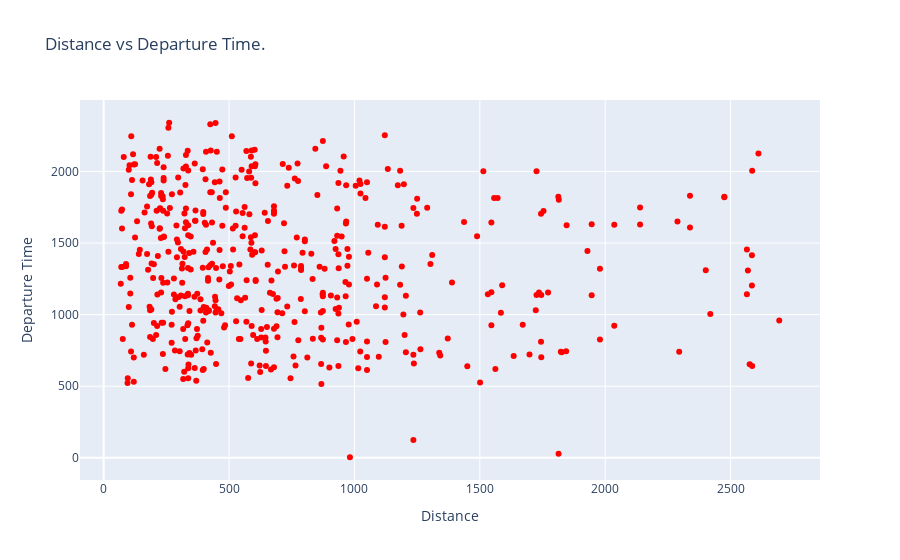

The code cell stored with this chart in its notebook:
### Markdown cell above
Let us use a scatter plot to represent departure time changes with respect to airport distance

This plot should contain the following

* Title as **Distance vs Departure Time**.
* x-axis label should be **Distance**
* y-axis label should be **DeptTime**
* **Distance** column data from the flight delay dataset should be considered in x-axis
* **DepTime** column data from the flight delay dataset should be considered in y-axis
* Scatter plot markers should be of red color

### Code cell
## Write your code here
fig = go.Figure()
fig.add_trace(go.Scatter(x=data['Distance'], y=data['DepTime'], mode='markers', marker=dict(color='red')))
## Here we update these values under function attributes such as title,xaxis_title and yaxis_title
fig.update_layout(title='Distance vs Departure Time.', xaxis_title='Distance', yaxis_title='Departure Time')
# Display the figure
fig.show()

### Figure 1 — Plotly figure (JSON) as saved in the notebook; plotly's stock layout.template omitted (floating-point values rounded to 4 significant figures; data arrays with more than 128 entries replaced by an {"elided": "..."} marker saying what was removed)
{"data": [{"marker": {"color": "red"}, "mode": "markers", "x": {"elided": "500 float values"}, "y": {"elided": "500 float values"}, "type": "scatter"}], "layout": {"title": {"text": "Distance vs Departure Time."}, "xaxis": {"title": {"text": "Distance"}, "type": "linear", "range": [-87.73, 2850.0], "autorange": true}, "yaxis": {"title": {"text": "Departure Time"}, "type": "linear", "range": [-188.8, 2533.0], "autorange": true}, "autosize": true}}
